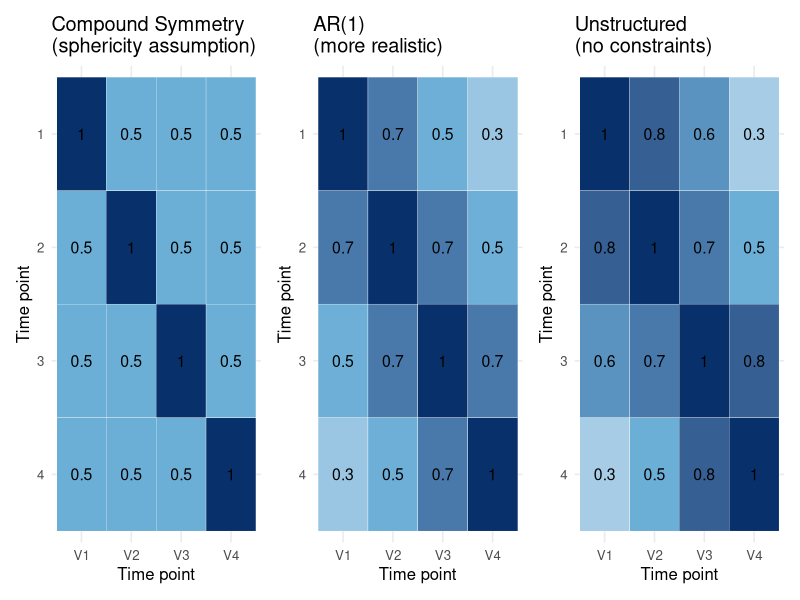

Write R code to recreate this figure.
## ---- chunk 1
library(tidyverse)
library(lme4)
library(lmerTest)
library(nlme)
library(ggplot2)
set.seed(2024)
## ---- chunk 2
# Visualize compound symmetry vs. a realistic AR(1) structure
library(Matrix)

# Compound symmetry: equal variances, equal covariances
CS <- matrix(c(1.0, 0.5, 0.5, 0.5,
               0.5, 1.0, 0.5, 0.5,
               0.5, 0.5, 1.0, 0.5,
               0.5, 0.5, 0.5, 1.0), 4, 4)

# AR(1): closer time points are more correlated
rho <- 0.7
AR1 <- outer(1:4, 1:4, FUN = function(i, j) rho^abs(i - j))

# Unstructured: no constraints
US <- matrix(c(1.0, 0.8, 0.6, 0.3,
               0.8, 1.0, 0.7, 0.5,
               0.6, 0.7, 1.0, 0.8,
               0.3, 0.5, 0.8, 1.0), 4, 4)

plot_cov <- function(M, title) {
  as.data.frame(M) |>
    rownames_to_column("row") |>
    pivot_longer(-row, names_to = "col", values_to = "corr") |>
    mutate(row = factor(row, levels = rev(unique(row))),
           col = factor(col)) |>
    ggplot(aes(x = col, y = row, fill = corr)) +
    geom_tile(color = "white") +
    geom_text(aes(label = round(corr, 1)), size = 4) +
    scale_fill_gradient2(low = "#f7fbff", mid = "#6baed6", high = "#08306b",
                         midpoint = 0.5, limits = c(0, 1)) +
    labs(title = title, x = "Time point", y = "Time point", fill = "Corr") +
    theme_minimal(base_size = 12) +
    theme(legend.position = "none")
}

library(patchwork)
plot_cov(CS, "Compound Symmetry\n(sphericity assumption)") +
plot_cov(AR1, "AR(1)\n(more realistic)") +
plot_cov(US, "Unstructured\n(no constraints)")
## ---- chunk 3
# Simulate data that violates sphericity: correlations decay with lag
simulate_repeated <- function(n = 50, n_times = 4, spherical = TRUE) {
  if (spherical) {
    # Compound symmetry (sphericity holds)
    Sigma <- CS * 4  # multiply by variance
  } else {
    # AR(1) (sphericity violated)
    Sigma <- AR1 * 4
  }

  # Simulate null data (no treatment effect) and check Type I error
  MASS::mvrnorm(n, mu = rep(0, n_times), Sigma = Sigma)
}

# Under the null (no effect), how often does RM-ANOVA reject?
n_sims <- 1000
type1_spherical <- numeric(n_sims)
type1_violated  <- numeric(n_sims)

for (i in 1:n_sims) {
  y_sph <- simulate_repeated(spherical = TRUE)
  y_vio <- simulate_repeated(spherical = FALSE)

  # Reshape and run RM-ANOVA
  extract_pval <- function(y_mat) {
    df_aov <- data.frame(
      Y      = c(y_mat),
      time   = factor(rep(1:4, each = 50)),
      person = factor(rep(1:50, 4))
    )
    aov_fit <- aov(Y ~ time + Error(person/time), data = df_aov)
    s <- summary(aov_fit)
    # Extract p-value from the within-person time effect
    tryCatch(s[["Error: person:time"]][[1]][["Pr(>F)"]][1],
             error = function(e) NA_real_)
  }
  pval_sph <- extract_pval(y_sph)
  pval_vio <- extract_pval(y_vio)

  type1_spherical[i] <- ifelse(is.null(pval_sph), NA, pval_sph < 0.05)
  type1_violated[i]  <- ifelse(is.null(pval_vio), NA, pval_vio < 0.05)
}

tibble(
  Condition = c("Sphericity holds (CS)", "Sphericity violated (AR1)"),
  `Type I Error Rate` = c(mean(type1_spherical, na.rm = TRUE),
                           mean(type1_violated,  na.rm = TRUE))
) |>
  knitr::kable(digits = 3,
    caption = "Type I error under sphericity vs. violation (nominal alpha = 0.05)")
## ---- chunk 4
# Simulate anxiety study: 3 time points, AR(1) correlation structure
n_people <- 60
n_times  <- 3
Sigma_ar <- AR1[1:3, 1:3] * 4  # true covariance is AR(1)

# No treatment effect (null data)
anx_data <- MASS::mvrnorm(n_people, mu = c(50, 50, 50), Sigma = Sigma_ar) |>
  as.data.frame() |>
  setNames(c("time1", "time2", "time3")) |>
  mutate(person = 1:n_people) |>
  pivot_longer(-person, names_to = "time", values_to = "anxiety") |>
  mutate(
    time_num = as.integer(str_extract(time, "[0-9]")),
    person   = factor(person)
  )

# RM-ANOVA
m_anova <- aov(anxiety ~ factor(time_num) + Error(person / factor(time_num)),
               data = anx_data)

# Mixed-effects model with AR(1) covariance
m_mlm <- lme(anxiety ~ factor(time_num),
             random = ~1 | person,
             correlation = corAR1(),
             data = anx_data)

cat("RM-ANOVA p-value for time:", round(summary(m_anova)$`Error: person:factor(time_num)`[[1]]["factor(time_num)", "Pr(>F)"], 4), "\n")
cat("MLM p-value for time:", round(anova(m_mlm)["factor(time_num)", "p-value"], 4), "\n")
